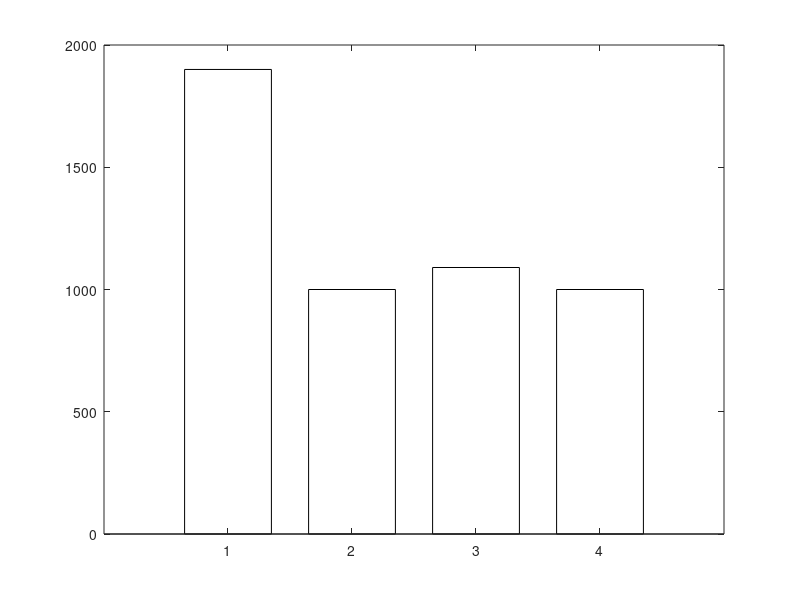

Source code (MATLAB): (Note: this script raises an error after producing the figure.)
%--------------------------------------------------------------------------
% Script: volume_bar_plot.m
%
% Description:
% This script visualizes the initial data volume assigned to each base
% station (LW1–LW4) by reading values from `volume.txt`. The script:
%   - Reads per-cell volume values
%   - Plots a color-coded bar graph with numerical labels on top
%   - Saves the output figure as a high-resolution PNG
%
% Input:
%   - volume.txt : Comma-separated file listing per-BS data volumes
%
% Output:
%   - figs/data_volume_per_base_station.png : Volume bar chart
%
% Author: Md Sharif Hossen  
% PhD Student, Department of Electrical and Computer Engineering, NCSU  
% Advisors: Dr. Ismail Guvenc and Dr. Vijay K. Shah  
% Date: May 4, 2025
%
% Copyright (c) 2025 Md Sharif Hossen  
% All rights reserved. This work is licensed for academic and research use only.
%
% If you use this script or dataset in your research, please cite:
%   Md Sharif Hossen. UAV Post-Processing Suite. Available at:
%   https://github.com/mhossenece/uav-postprocessing-suite
%--------------------------------------------------------------------------


%clc
clear
close all

% Read data volume from text file
volumes = dlmread('volume.txt', ',');  

% Base station labels and corresponding colors
base_stations = {'LW1', 'LW2', 'LW3', 'LW4'};
colors = [ ...
    31, 119, 180;   % #1f77b4
    255, 127, 14;   % #ff7f0e
    44, 160, 44;    % #2ca02c
    214, 39, 40     % #d62728
] / 255;

% Create the bar plot
figure('Position', [100, 100, 600, 500]);  % Size in pixels
b = bar(volumes, 'FaceColor', 'flat', 'BarWidth', 0.7);

% Apply custom colors
for i = 1:numel(volumes)
    b.CData(i, :) = colors(i, :);
end

% Add data labels on top of bars
for i = 1:numel(volumes)
    text(i, volumes(i) + 10, sprintf('%.2f', volumes(i)), ...
         'HorizontalAlignment', 'center', 'VerticalAlignment', 'bottom', ...
         'FontSize', 10);
end

% Axis settings
set(gca, 'XTickLabel', base_stations, 'FontSize', 14);
ylabel('Data Volume (Mbits)', 'FontSize', 14);
xlabel('Base Station', 'FontSize', 14);
ytickformat('%.0f')
grid on
box on

% Save figures
set(gcf, 'PaperPositionMode', 'auto');

% Create the directory if it doesn't exist
if ~exist('figs', 'dir')
    mkdir('figs');
end

% Save the figure in /fig directory
print(fullfile('figs', 'data_volume_per_base_station'), '-dpng', '-r600');

% Close the figure
close(gcf)